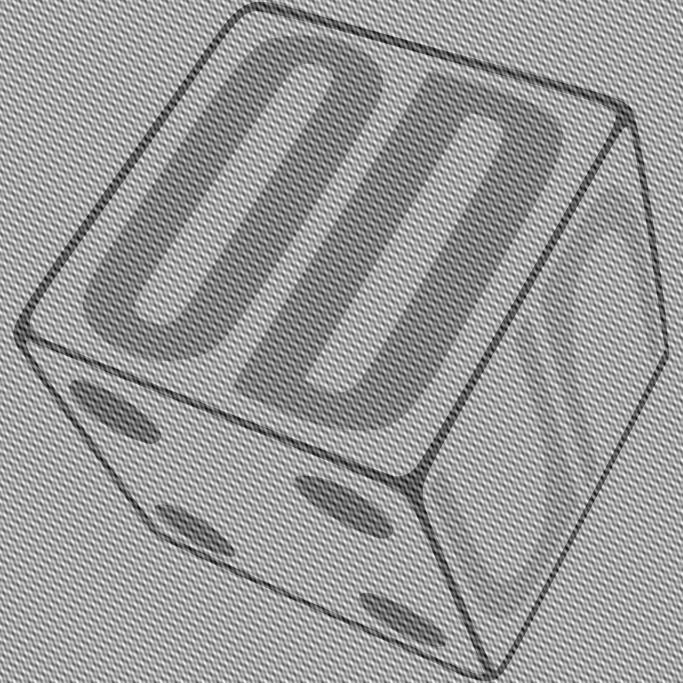
#> input picture Entrega02/Noise (2).png, 2048 x 2048 px (shown at 1/3 size)
$ python Punto2_sim.py
#> lines starting #> are read from the running program, lines starting #| are printed output that depends on the picture; after the words box and inside, x2 and y2 are one past the last pixel; in counts of white or black regions, pixels touching at a corner belong together
# ==============================================================
# punto2_4f_sim.py
# Simulación difractiva (Punto 2) con formalismo ABCD + Fresnel
# - Selección de imagen (solo imágenes) vía Tkinter
# - Sistemas 4f anterior y posterior (propagación-foco)
# - Filtros en plano de Fourier: binario circular / rendija / gaussiano
# - Gráficas de todas las etapas (intensidad)
# ==============================================================

from __future__ import annotations
import os
from dataclasses import dataclass
import numpy as np
import cv2
import tkinter as tk
from tkinter import filedialog
import matplotlib.pyplot as plt

# ----------------------------- Configuración -----------------------------
CONFIG = {
    # Longitud de onda (m)
    "lambda_0": 532e-9,

    # Focos de las lentes (m)
    "f_lente_1": 500e-3,
    "f_lente_2": 500e-3,

    # Sensor (tamaño y muestreo)
    "px_cols": 2448,
    "px_rows": 2048,
    "pitch": 3.45e-6,  # tamaño de píxel (m)

    # Filtro del plano de Fourier (elige: "circular", "circular_rendija", "gaussiano")
    "tipo_filtro": "gaussiano_sumado_invertido",   # <– usa este tipo
    "sigma_gauss": 300e-6,                         # = lado en tu código
    "centros_gauss": [                             # (x0, y0) en metros
        (1.58e-3,  1.01e-3),
        (-7.75e-4,   6.04e-4),
        ( -4.67e-3,   9.8e-4),
        (-1.44e-3,  1.20e-3),
        ( 1.67e-3,  -9.2e-4),
        ( -1.50e-3, -9.4e-4),
        ( 1.62e-3,  -1.15e-3),
        (4.73e-3, -1.04e-3),
    ],
    "diam_apertura": 100e-3,   # sigue controlando el diafragma físico


    # Visualización (porcentaje del máximo)
    "clim": {
        "objeto": (0.0, 1.0),
        "antes_diafragma": (0.0, 1e-5),
        "filtro": (0.0, 1.0),
        "tras_diafragma": (0.0, 1e-5),
        "sensor": (0.2, 0.7),
    }
}

# --------------------------- Utilidades básicas ---------------------------
def seleccionar_imagen_en_grises(inicio_en_escritorio: bool = True) -> np.ndarray:
    """Abre un diálogo para seleccionar una imagen. Devuelve matriz [0,1] en escala de grises."""
    root = tk.Tk(); root.withdraw()
    initial_dir = os.path.join(os.path.expanduser("~"), "Desktop") if inicio_en_escritorio else None
    ruta = filedialog.askopenfilename(
        title="Selecciona una imagen (PNG/JPG/JPEG/BMP/TIFF)",
        initialdir=initial_dir,
        filetypes=[("Imágenes", "*.png *.jpg *.jpeg *.bmp *.tiff *.gif")]
    )
    root.update(); root.destroy()
    if not ruta:
        raise RuntimeError("No se seleccionó ninguna imagen.")
    img = cv2.imread(ruta, cv2.IMREAD_GRAYSCALE)
    if img is None:
        raise RuntimeError("No fue posible leer la imagen seleccionada.")
    return img.astype(np.float64) / 255.0

def redimensionar_con_padding(img: np.ndarray, nuevo_ancho: int, nuevo_alto: int) -> np.ndarray:
    """Redimensiona manteniendo aspecto y rellena con bordes para encajar exactamente (ancho x alto)."""
    h, w = img.shape
    ratio = min(nuevo_ancho / w, nuevo_alto / h)
    nuevo_w, nuevo_h = int(w * ratio), int(h * ratio)
    img_rs = cv2.resize(img, (nuevo_w, nuevo_h), interpolation=cv2.INTER_AREA)
    pad_w = max(nuevo_ancho - nuevo_w, 0)
    pad_h = max(nuevo_alto - nuevo_h, 0)
    left, right = pad_w // 2, pad_w - pad_w // 2
    top, bottom = pad_h // 2, pad_h - pad_h // 2
    return cv2.copyMakeBorder(img_rs, top, bottom, left, right, cv2.BORDER_CONSTANT, value=0)

def malla_cartesiana(n_col: int, Lx: float, n_row: int, Ly: float) -> tuple[np.ndarray, np.ndarray]:
    """Crea malla cartesiana centrada en 0 con tamaños físicos Lx × Ly."""
    x = np.linspace(-Lx/2, Lx/2, n_col)
    y = np.linspace(-Ly/2, Ly/2, n_row)
    return np.meshgrid(x, y)

def mostrar_intensidad(campo: np.ndarray, Lx: float, Ly: float, titulo: str,
                       vmin_frac: float, vmax_frac: float):
    """Muestra |campo|^2 con ejes físicos (m). vmin/vmax como fracción del máximo."""
    I = np.abs(campo)**2
    vmax = np.max(I) if np.max(I) > 0 else 1.0
    extent = (-Lx/2, Lx/2, -Ly/2, Ly/2)
    plt.imshow(I, extent=extent, origin='lower', cmap='gray',
               vmin=vmin_frac * vmax, vmax=vmax_frac * vmax)
    plt.colorbar(label="Intensidad (u.a.)")
    plt.xlabel("x (m)"); plt.ylabel("y (m)"); plt.title(titulo)
    plt.show()

# --------------------------- Muestreo de Fresnel --------------------------
def muestreo_entrada_para_Fresnel(Nx: int, Lx_out: float, B: float, lambda_0: float,
                                  Ny: int, Ly_out: float) -> tuple[float, float, float, float]:
    """
    Calcula el muestreo requerido en el plano de ENTRADA dado el tamaño del plano de SALIDA
    para una propagación tipo Fresnel asociada al término B de la matriz ABCD.
    """
    dx_out, dy_out = Lx_out / Nx, Ly_out / Ny
    dx_in = (lambda_0 * B) / (Nx * dx_out)
    dy_in = (lambda_0 * B) / (Ny * dy_out)
    Lx_in, Ly_in = dx_in * Nx, dy_in * Ny
    return dx_in, dy_in, Lx_in, Ly_in

# ------------------------------ Filtros 4f --------------------------------
def mascara_circular(xx: np.ndarray, yy: np.ndarray, radio: float) -> np.ndarray:
    """Máscara binaria circular centrada (1 adentro, 0 afuera)."""
    return ((xx**2 + yy**2) <= radio**2).astype(float)

def mascara_rendija_central(xx: np.ndarray, ancho: float) -> np.ndarray:
    """Rendija vertical centrada (1 dentro de la rendija, 0 fuera)."""
    return (np.abs(xx) <= (ancho/2)).astype(float)

def filtro_plano_fourier(xx: np.ndarray, yy: np.ndarray, cfg: dict) -> np.ndarray:
    """
    Devuelve filtro en el plano de Fourier según CONFIG['tipo_filtro'].
    - "circular": disco central transmitivo.
    - "circular_rendija": disco + rendija vertical.
    - "gaussiano": gaussiana central (demo).
    - "gaussiano_sumado_invertido": SUMA de gaussianas en (x0,y0), luego 1 - suma, y
                                    finalmente se aplicará el diafragma circular fuera.
    """
    tipo = cfg["tipo_filtro"]

    if tipo == "circular":
        return mascara_circular(xx, yy, cfg["radio_pasa_centro"])

    if tipo == "circular_rendija":
        disco = mascara_circular(xx, yy, cfg["radio_pasa_centro"])
        slit  = mascara_rendija_central(xx, cfg["ancho_rendija"])
        return np.maximum(disco, slit)

    if tipo == "gaussiano":
        sigma = cfg.get("sigma_gauss", 300e-6)
        g = np.exp(-((xx**2 + yy**2)/(2*sigma**2)))
        return g / np.max(g)

    if tipo == "gaussiano_sumado_invertido":
        sigma = cfg.get("sigma_gauss", 300e-6)
        centros = cfg.get("centros_gauss", [])
        # Suma de gaussianas en los centros indicados
        gsum = np.zeros_like(xx, dtype=float)
        inv_2sig2 = 1.0 / (2.0 * sigma**2)
        for (x0, y0) in centros:
            gsum += np.exp(-(((xx - x0)**2 + (yy - y0)**2) * inv_2sig2))
        # Invertir como en tu flujo original: filtro = 1 - suma
        # (se recorta al rango [0,1] para evitar valores negativos)
        filtro = 1.0 - gsum
        filtro = np.clip(filtro, 0.0, 1.0)
        return filtro

    raise ValueError("tipo_filtro no reconocido.")


# ------------------------------- ABCD -------------------------------------
@dataclass
class SistemaABCD:
    """Contenedor para una cadena de elementos ABCD y metadatos necesarios."""
    M: np.ndarray           # Matriz 2x2 del sistema
    B_total: float          # Término B neto (m)
    camino_optico: float    # z efectivo para fase global

def T(d: float, n: float = 1.0) -> np.ndarray:
    """Traslación en medio índice n: [[1, d/n],[0,1]]."""
    return np.array([[1.0, d/n],
                     [0.0, 1.0]], dtype=float)

def L(f: float) -> np.ndarray:
    """Lente delgada: [[1,0],[-1/f,1]]."""
    return np.array([[1.0, 0.0],
                     [-1.0/f, 1.0]], dtype=float)

def encadenar_elementos(elementos: list[np.ndarray]) -> SistemaABCD:
    """Multiplica en orden de propagación y acumula B y camino óptico (Aprox.)."""
    Msys = np.eye(2)
    B_total = 0.0
    for E in elementos:
        Msys = Msys @ E
        B_total += E[0, 1]
    # En régimen paraxial, se usa B_total como z efectivo de Fresnel.
    return SistemaABCD(M=Msys, B_total=B_total, camino_optico=B_total)

# ---------------- Propagación Fresnel con formalismo ABCD -----------------
def propagar_Fresnel_ABCD(objeto: np.ndarray, sistema: SistemaABCD,
                          Lx_out: float, Ly_out: float, lambda_0: float) -> tuple[np.ndarray, float, float]:
    """
    Propagación escalar de Fresnel usando la forma de Collins/ABCD discreta.
    Devuelve el campo en salida y tamaños físicos Lx_out, Ly_out.
    """
    Ny, Nx = objeto.shape
    A, B, C, D = sistema.M[0,0], sistema.M[0,1], sistema.M[1,0], sistema.M[1,1]
    k = 2*np.pi / lambda_0

    # Muestreo requerido en la ENTRADA para obtener ventanas Lx_out×Ly_out en la SALIDA.
    dx_in, dy_in, Lx_in, Ly_in = muestreo_entrada_para_Fresnel(Nx, Lx_out, B, lambda_0, Ny, Ly_out)

    # Mallas de entrada y salida
    xx_in, yy_in   = malla_cartesiana(Nx, Lx_in, Ny, Ly_in)
    xx_out, yy_out = malla_cartesiana(Nx, Lx_out, Ny, Ly_out)

    # Fases cuadráticas (Collins/Fourier Fresnel)
    fase_const = np.exp(1j * k * sistema.camino_optico)
    fase_in  = np.exp(1j * k * (A/(2*B)) * (xx_in**2 + yy_in**2))
    fase_out = np.exp(1j * k * (D/(2*B)) * (xx_out**2 + yy_out**2))

    # Transformada de Fresnel discreta (FFT2)
    # Nota: el factor (dx_out*dy_out) se maneja vía ventanas físicas de salida.
    campo_out = (fase_const * fase_out *
                 np.fft.fftshift(np.fft.fft2(np.fft.ifftshift(objeto * fase_in))) *
                 (dx_in * dy_in) * (1/(1j * lambda_0 * B)))

    return campo_out, Lx_out, Ly_out

# --------------------------------- Main -----------------------------------
def main():
    # ------------------- Parámetros físicos del sensor -------------------
    nx, ny = CONFIG["px_cols"], CONFIG["px_rows"]
    pitch = CONFIG["pitch"]
    Lx_sensor, Ly_sensor = nx * pitch, ny * pitch

    # ------------------- Selección y preparación del objeto --------------
    objeto = seleccionar_imagen_en_grises(inicio_en_escritorio=True)
#> the answer given: Noise (2).png
#> in seleccionar_imagen_en_grises, img is the input picture: shape (2048, 2048); min 0, max 255, mean 152.9
    objeto = redimensionar_con_padding(objeto, nx, ny)
#> in redimensionar_con_padding, `return cv2.copyMakeBorder(img_rs, top, bottom, left, right, cv2.BORDER..`:
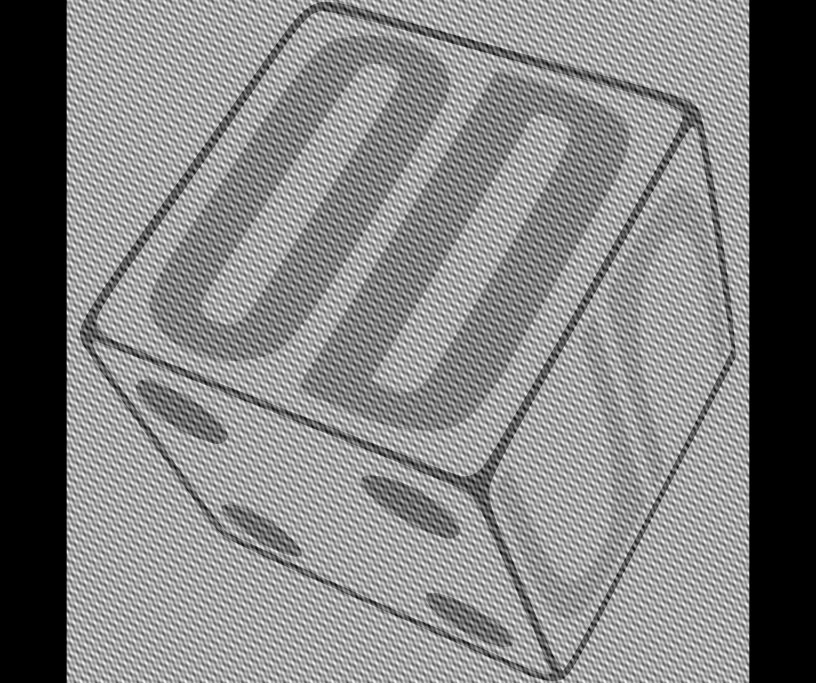
#> returned value: shape (2048, 2448) float64 (shown at 1/3 size); min 0, max 1, mean 0.502

    # ------------------- Definición de sistemas 4f -----------------------
    f1, f2 = CONFIG["f_lente_1"], CONFIG["f_lente_2"]

    # Brazo anterior: S --f1--> L1 --f1--> plano de Fourier
    sistema_anterior = encadenar_elementos([T(f1), L(f1), T(f1)])

    # Brazo posterior: plano de Fourier --f2--> L2 --f2--> sensor
    sistema_posterior = encadenar_elementos([T(f2), L(f2), T(f2)])

    # ------------------- Ventanas físicas y muestreo ---------------------
    # Ventana deseada en el plano de Fourier (se calcula por muestreo de Fresnel)
    # Usamos el sensor final como referencia de salida del brazo posterior:
    # Primero obtenemos la ventana que "debe" existir en el plano de Fourier
    # para terminar en el tamaño del sensor tras el brazo posterior.
    _, _, Lx_fourier, Ly_fourier = muestreo_entrada_para_Fresnel(
        nx, Lx_sensor, sistema_posterior.B_total, CONFIG["lambda_0"], ny, Ly_sensor
    )

    # ------------------- Propagación hasta el plano de Fourier -----------
    campo_fourier, Lx_F, Ly_F = propagar_Fresnel_ABCD(
        objeto=objeto,
        sistema=sistema_anterior,
        Lx_out=Lx_fourier,
        Ly_out=Ly_fourier,
        lambda_0=CONFIG["lambda_0"]
    )
#> Lx_F = 0.154; Ly_F = 0.154

    # ------------------- Filtro en el plano de Fourier -------------------
    xxF, yyF = malla_cartesiana(nx, Lx_F, ny, Ly_F)

    # Ventana física del diafragma (aplica “recorte” global)
    diafragma = mascara_circular(xxF, yyF, CONFIG["diam_apertura"]/2)
#> in mascara_circular, `return ((xx**2 + yy**2) <= radio**2).astype(float)`:
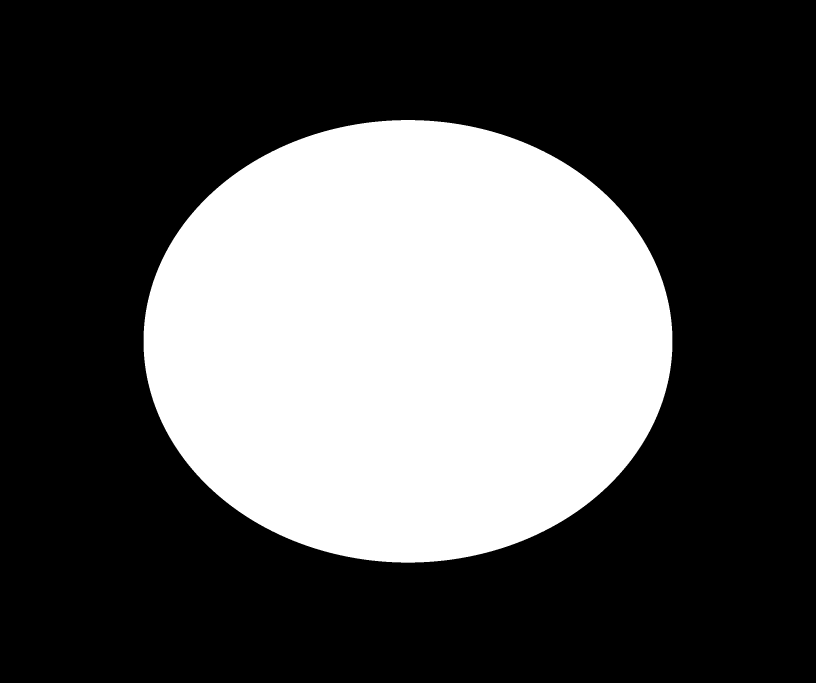
#> returned value: shape (2048, 2448) float64 (shown at 1/3 size); values 0 (black) and 1 (white), 33% white; 1 white region, box (x1, y1, x2, y2) and area: (431, 360, 2017, 1688) 1654464

    # Filtro seleccionado (circular central / rendija / gaussiano)
    filtro = filtro_plano_fourier(xxF, yyF, CONFIG)
#> in filtro_plano_fourier, `filtro = np.clip(filtro, 0.0, 1.0)`:
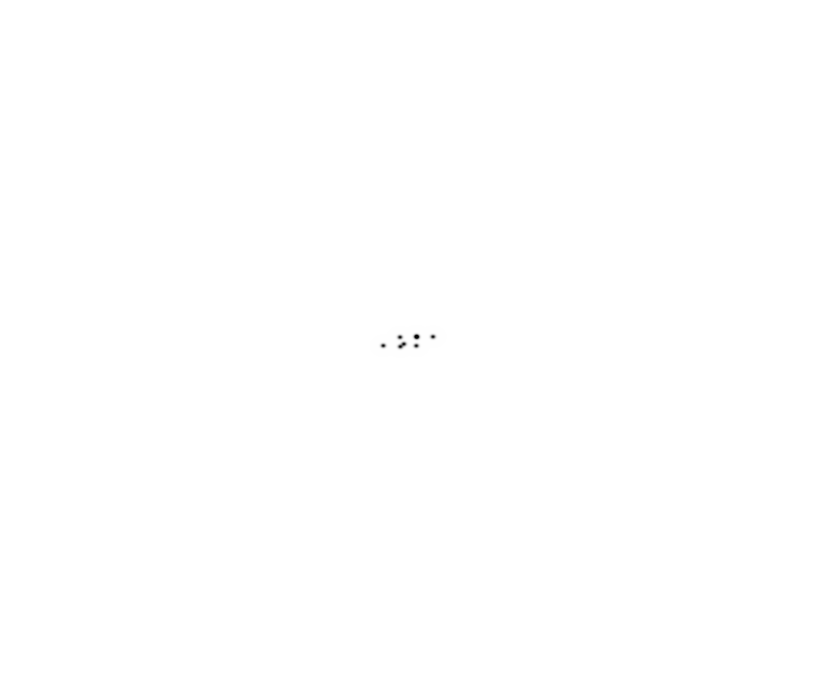
#> filtro: shape (2048, 2448) float64 (shown at 1/3 size); min 0, max 1, mean 1

    # Filtro total (aplica límite físico + transmitancia deseada)
    H = diafragma * filtro
    campo_fourier_filtrado = campo_fourier * H

    # ------------------- Propagación hasta el sensor ---------------------
    campo_sensor, Lx_out, Ly_out = propagar_Fresnel_ABCD(
        objeto=campo_fourier_filtrado,
        sistema=sistema_posterior,
        Lx_out=Lx_sensor,
        Ly_out=Ly_sensor,
        lambda_0=CONFIG["lambda_0"]
    )
#> Lx_out = 0.00845; Ly_out = 0.00707

    # ------------------- Visualizaciones --------------------------------
    # 1) Objeto
    mostrar_intensidad(objeto, Lx_F, Ly_F,
                       "Objeto (máscara seleccionada)",
                       *CONFIG["clim"]["objeto"])
#> in mostrar_intensidad, `I = np.abs(campo)**2`:
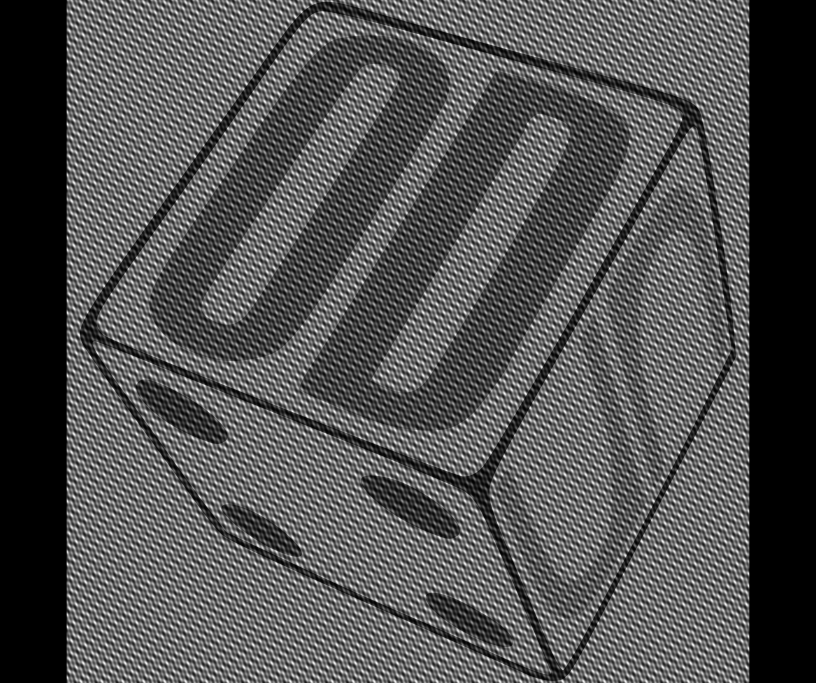
#> I: shape (2048, 2448) float64 (shown at 1/3 size); min 0, max 1, mean 0.324
#> in mostrar_intensidad, `vmax = np.max(I) if np.max(I) > 0 else 1.0`: vmax = 1
#> in mostrar_intensidad, `extent = (-Lx/2, Lx/2, -Ly/2, Ly/2)`: extent = (-0.0771, 0.0771, -0.0771, 0.0771)

    # 2) Campo en plano de Fourier (antes del filtro)
    mostrar_intensidad(campo_fourier, Lx_F, Ly_F,
                       "Campo antes del diafragma (plano de Fourier)",
                       *CONFIG["clim"]["antes_diafragma"])

    # 3) Filtro (transmitancia)
    mostrar_intensidad(H, Lx_F, Ly_F,
                       "Filtro en el plano de Fourier (diafragma × transmitancia)",
                       *CONFIG["clim"]["filtro"])
#> call 3 of mostrar_intensidad, with Lx = 0.154, Ly = 0.154, vmin_frac = 0, vmax_frac = 1
#> in mostrar_intensidad (call 3), `vmax = np.max(I) if np.max(I) > 0 else 1.0`: vmax = 1
#> in mostrar_intensidad (call 3), `plt.show()`:
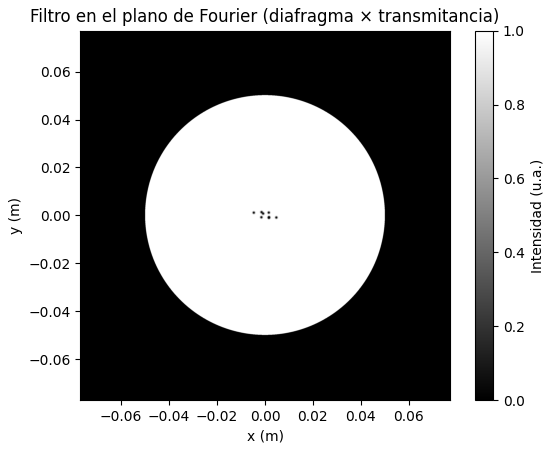
#> figure drawn by matplotlib, 2 panels

    # 4) Campo tras el diafragma
    mostrar_intensidad(campo_fourier_filtrado, Lx_F, Ly_F,
                       "Campo tras el diafragma",
                       *CONFIG["clim"]["tras_diafragma"])

    # 5) Campo en el sensor
    mostrar_intensidad(campo_sensor, Lx_out, Ly_out,
                       "Campo en el sensor (salida)",
                       *CONFIG["clim"]["sensor"])
#> in mostrar_intensidad (call 5), `I = np.abs(campo)**2`:
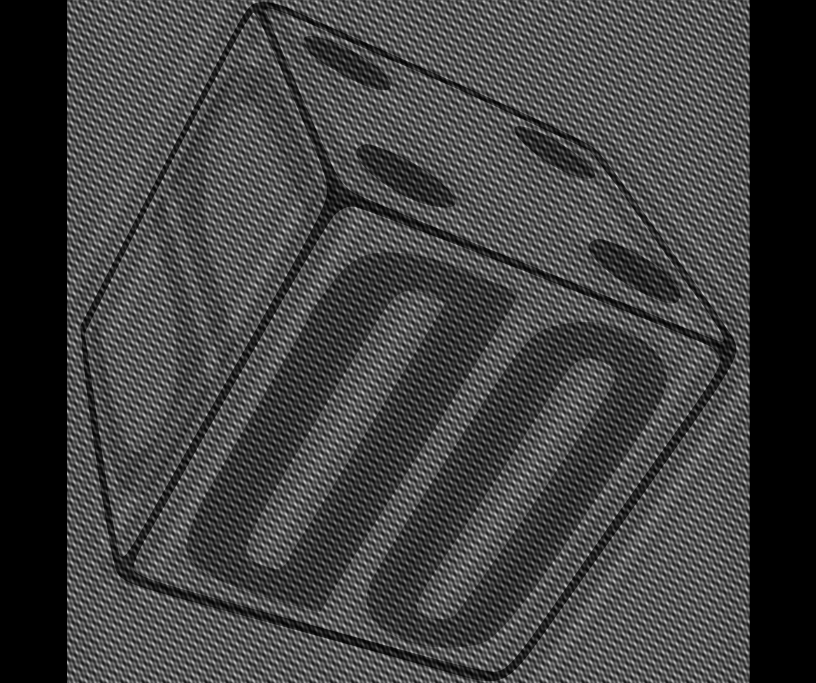
#> I: shape (2048, 2448) float64 (shown at 1/3 size); min 7.06e-12, max 0.0771, mean 0.02; drawn with min black and max white
#> in mostrar_intensidad (call 5), `vmax = np.max(I) if np.max(I) > 0 else 1.0`: vmax = 0.0771
#> in mostrar_intensidad (call 5), `extent = (-Lx/2, Lx/2, -Ly/2, Ly/2)`: extent = (-0.00422, 0.00422, -0.00353, 0.00353)
#> in mostrar_intensidad (call 5), `plt.show()`:
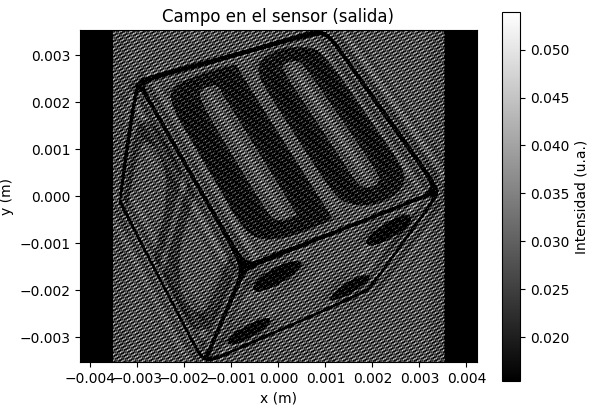
#> figure drawn by matplotlib, 2 panels

# -------------------------------------------------------------------------
if __name__ == "__main__":
    main()
